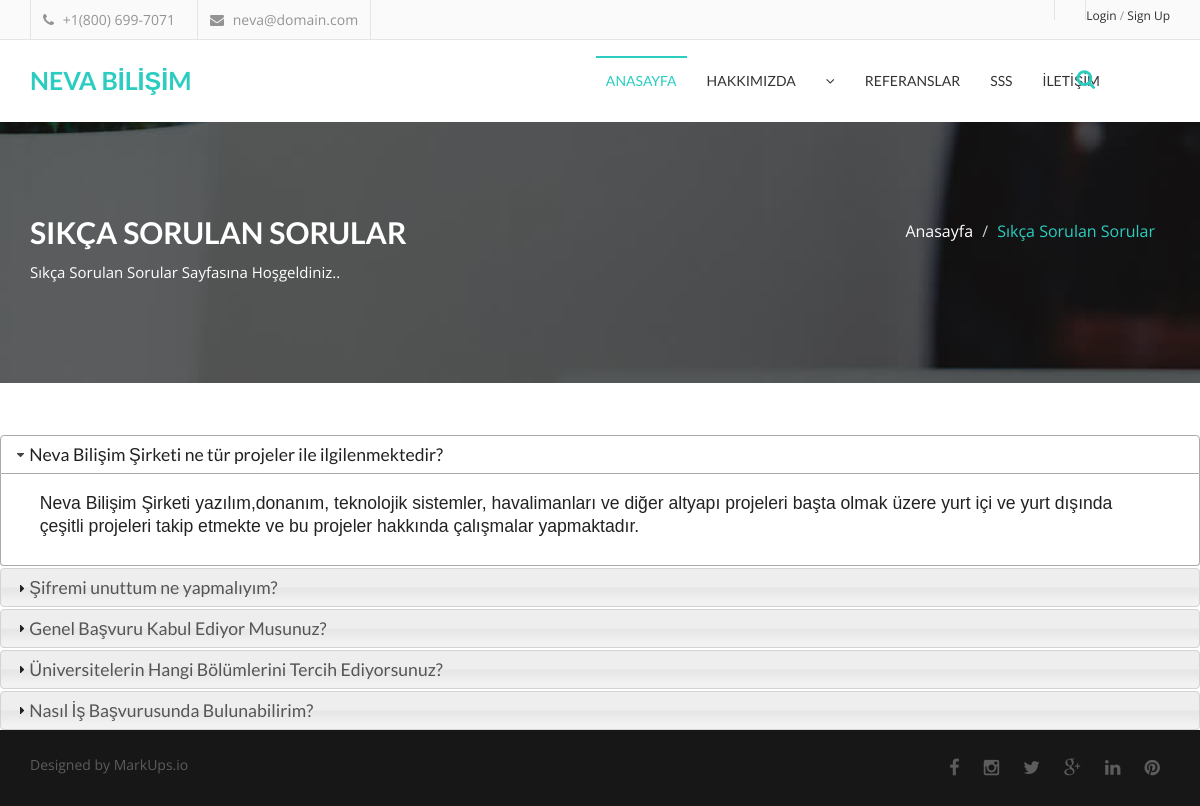
Screenshot of /sss/ with the database file from the repository.
### home/models.py (models this page shows, shortened)
class FAQ(models.Model):
    STATUS = (
        ('True', 'Evet'),
        ('False', 'Hayır'),
    )
    ordernumber = models.IntegerField()
    question = models.CharField(max_length=150)
    answer = models.TextField()
    status = models.CharField(max_length=10, choices=STATUS)
    create_at = models.DateTimeField(auto_now_add=True)
    update_at = models.DateTimeField(auto_now=True)

### home/views.py (the view)
# urls.py: path('sss/', views.faq, name='faq'),
def faq(request):
    category = Category.objects.all()
    setting = Setting.objects.get(pk=1)
    faq = FAQ.objects.all().order_by('ordernumber')
    context = {
        'setting': setting, 'category': category, 'faq': faq,
    }
    return render(request, 'faq.html', context)

### home/templates/faq.html (shortened to what this page needs)
{% extends "homebase.html" %}
{% block body %}
    <section id="single-page-header">
        <div class="overlay">
            <div class="container">
                <div class="row">
                    <div class="col-md-6 col-sm-6 col-xs-12">
                        <div class="single-page-header-left">
                            <h2>Sıkça Sorulan Sorular</h2>
                            <p>Sıkça Sorulan Sorular Sayfasına Hoşgeldiniz..</p>
                        </div>
                    </div>
                    <div class="col-md-6 col-sm-6 col-xs-12">
                        <div class="single-page-header-right">
                            <ol class="breadcrumb">
                                <li><a href="/">Anasayfa</a></li>
                                <li class="active">Sıkça Sorulan Sorular</li>
                            </ol>
                        </div>
                    </div>
                </div>
            </div>
        </div>
    </section>
    <div id="mixit-container" class="portfolio-container">
        <div id="accordion">
            {% for rs in faq %}
                <h3>{{ rs.question }}</h3>
                <div>
                    <p>{{ rs.answer }}</p>
                </div>
            {% endfor %}
        </div>
    </div>
{% endblock %}

### home/static/css/theme-color/default-theme.css (style rules this page uses)
.single-page-header-right .breadcrumb li { color: #2bcdc1; }

### home/static/style.css (style rules this page uses)
body { font-family: 'Open Sans', sans-serif; font-size: 16px; overflow-x: hidden !important; color: #838282; }
a { text-decoration: none; color: #2f2f2f; }
h1,h2,h3,h4,h5,h6 { font-family: 'Lato', sans-serif; }
h2 { color: #fff; font-size: 30px; font-weight: 700; line-height: 40px; margin: 0; padding-bottom: 10px; }
#single-page-header { background-attachment: fixed !important; background-image: url("assets/images/slider-5.jpg"); background-repeat: repeat; background-size: cover; color: #ffffff; display: inline; float: left; width: 100%; }
.overlay { background-color: rgba(0,0,0,0.6); padding: 90px 0; float: left; width: 100%; }
.single-page-header-left { display: inline; float: left; width: 100%; }
.single-page-header-left h2 { text-transform: uppercase; }
.single-page-header-left p { font-size: 15px; }
.single-page-header-right { display: inline; float: left; width: 100%; }
.single-page-header-right .breadcrumb { background: transparent none repeat scroll 0 0; border-radius: 0; text-align: right; }
.single-page-header-right .breadcrumb li a { color: #fff; }
.portfolio-container { display: inline; float: left; margin-top: 50px; width: 100%; }

### rows the page displays
FAQ: question "Neva Bilişim Şirketi ne tür projeler ile ilgilenmektedir?", answer "Neva Bilişim Şirketi yazılım,donanım, teknolojik sistemler, havalimanları ve diğer altyapı projeleri başta olmak üzere yurt içi ve yurt dışında çeşitli projeleri takip etmekte ve bu projeler hakkında çalışmalar yapmaktadır."
FAQ: question "Şifremi unuttum ne yapmalıyım?"
FAQ: question "Genel Başvuru Kabul Ediyor Musunuz?"
FAQ: question "Üniversitelerin Hangi Bölümlerini Tercih Ediyorsunuz?"
FAQ: question "Nasıl İş Başvurusunda Bulunabilirim?"
